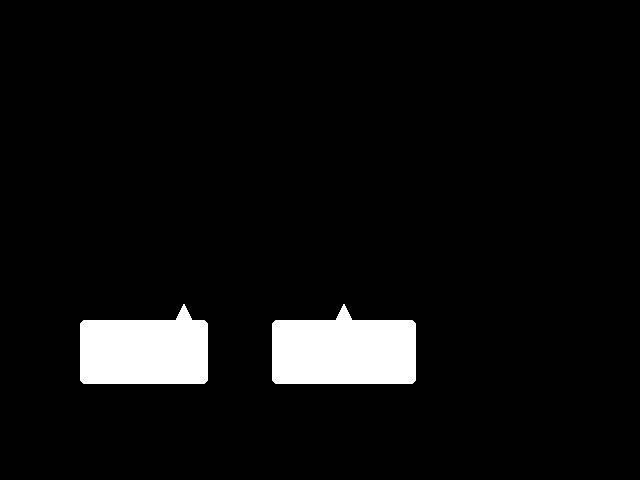

Tiled map render using the project's own tile images. Description and the map definition, with tile-layer contents summarised, below:
An orthogonal 40x30 tile map with 16x16 px tiles, 4 tile layers (platforms, spikes, platforms2, spikes2) and 4 objects.

<map version="1.9" tiledversion="1.9.2" orientation="orthogonal" renderorder="right-down" width="40" height="30" tilewidth="16" tileheight="16" infinite="0" nextlayerid="9" nextobjectid="6">
 <editorsettings>
  <export target="lv1.csv" format="csv" />
 </editorsettings>
 <tileset firstgid="1" name="tileset" tilewidth="16" tileheight="16" tilecount="81" columns="9">
  <image source="../images/tileset.png" width="144" height="144" />
 </tileset>
 <layer id="1" name="platforms" width="40" height="30">
  <data>[1200 cells, 32 non-empty, 5 distinct tile ids]</data>
 </layer>
 <layer id="2" name="spikes" width="40" height="30">
  <data>[1200 cells, 1 non-empty, 1 distinct tile ids]</data>
 </layer>
 <layer id="4" name="platforms2" width="40" height="30">
  <data>[1200 cells, 36 non-empty, 5 distinct tile ids]</data>
 </layer>
 <objectgroup id="5" name="text">
  <object id="1" x="70.6667" y="198.167" width="462" height="23">
   <properties>
    <property name="Text" value="In this game, every 10 seconds the platforms will change" />
   </properties>
   <text wrap="1">In this game, every 10 seconds the platforms will change</text>
  </object>
  <object id="2" x="203.667" y="233.167" width="462" height="23">
   <properties>
    <property name="Text" value="The platforms you can see are the platforms you can go on" />
   </properties>
   <text wrap="1">The platforms you can see are the platforms you can go on</text>
  </object>
 </objectgroup>
 <objectgroup id="6" name="player">
  <object id="3" x="112" y="288" width="16" height="16" />
 </objectgroup>
 <layer id="3" name="spikes2" width="40" height="30">
  <data>[1200 cells, 1 non-empty, 1 distinct tile ids]</data>
 </layer>
 <objectgroup id="8" name="end">
  <object id="5" x="384" y="304" width="16" height="16">
   <properties>
    <property name="next" value="lv2" />
   </properties>
  </object>
 </objectgroup>
</map>
